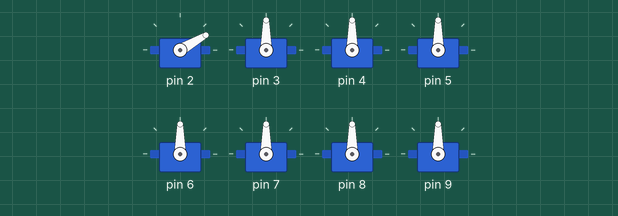
Recording of a sketch running on a simulated Arduino Uno, built with avr-gcc and run on an emulated ATmega328P. Shown: 8 × servo.

Above: at 0.05 s.
Timing chart, 0 to 4.6 s (numbered marks = the images above):
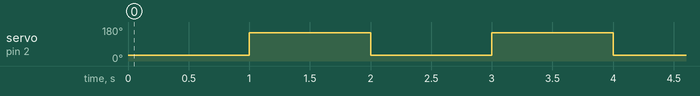

Measured:
- by itself, servo on pin 2: alternates 150° for 1.0 s and 30° for 1.0 s

The sketch:

sketch_oct11a.ino
```cpp
#include <Servo.h>

#define NUM_SERVOS 8
Servo myservos[NUM_SERVOS];

void setup() {
  // put your setup code here, to run once:
  for (int pin=2; pin<2 + NUM_SERVOS; pin++){
    pinMode(pin, OUTPUT);
    myservos[pin - 2].attach(pin);
  }

}

void loop() {
  // put your main code here, to run repeatedly:


  myservos[0].write(30);
  delay(1000);
  myservos[0].write(150);
  delay(1000);

  /*for (int i=0; i < NUM_SERVOS; i++){
    myservos[i].write(70-40);
    delay(500);
    myservos[i].write(70+40);
    delay(50);
  }*/


/*
analogWrite(7, 0);
analogWrite(8, 127);
delay(500);
analogWrite(8, 0);*/
}
```

main.cpp
```cpp
#include <Arduino.h>
#include <Servo.h>

#define NUM_SERVOS 8
Servo myservos[NUM_SERVOS];

void setup() {
  // put your setup code here, to run once:
  for (int pin=2; pin<2 + NUM_SERVOS; pin++){
    pinMode(pin, OUTPUT);
    myservos[pin - 2].attach(pin);
  }
}


void pluck(int servo){
  if (myservos[servo].read()<100){myservos[servo].write(140);}
  else{myservos[servo].write(60);}
}


void loop() {
  // put your main code here, to run repeatedly:


 for(int x = 0; x<NUM_SERVOS; x++){
  pluck(x);
  delay(500);
 }

  /*for (int i=0; i < NUM_SERVOS; i++){
    myservos[i].write(70-40);
    delay(500);
    myservos[i].write(70+40);
    delay(50);
  }*/


/*
analogWrite(7, 0);
analogWrite(8, 127);
delay(500);
analogWrite(8, 0);*/
}
```
